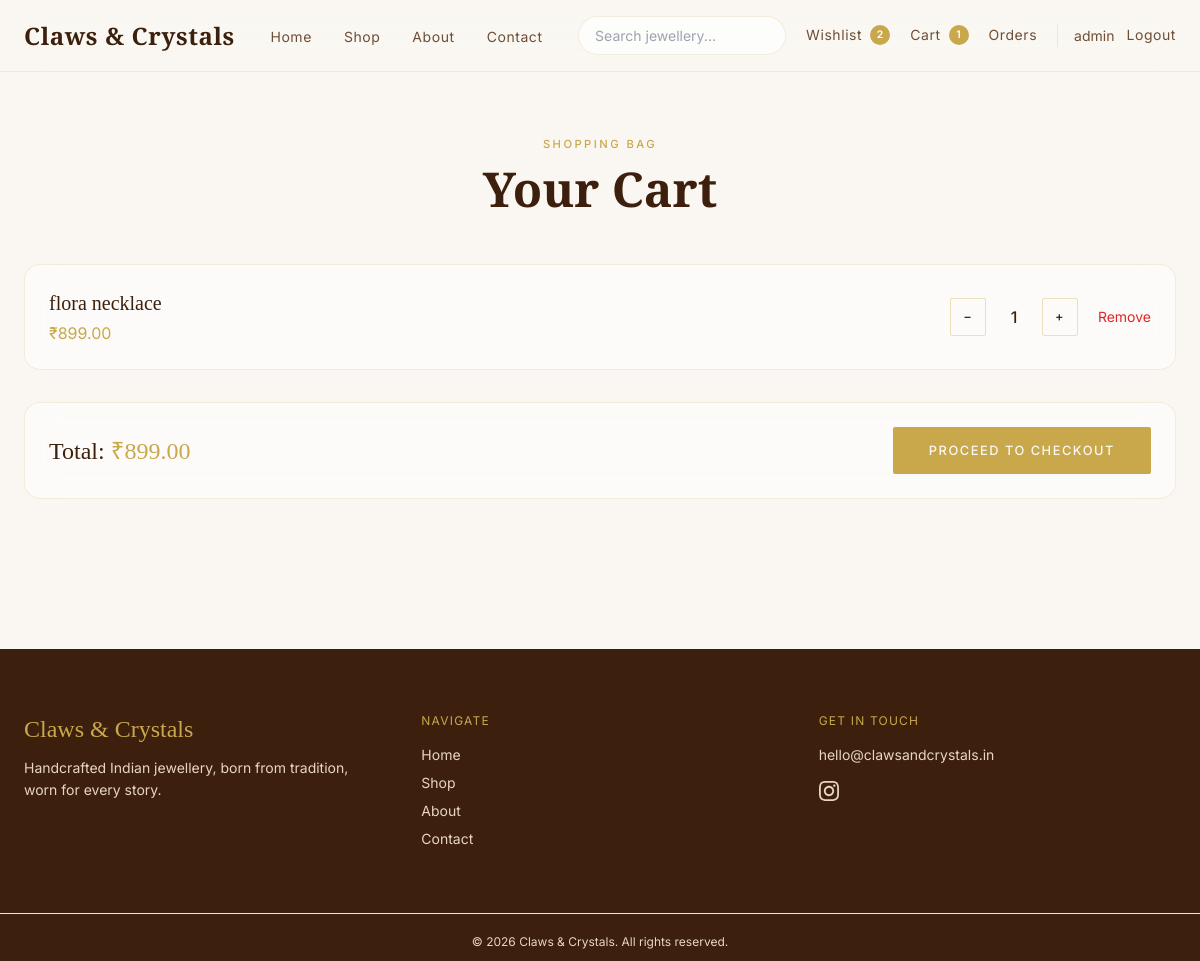
The page /cart/ (signed in) on the database as committed earlier.
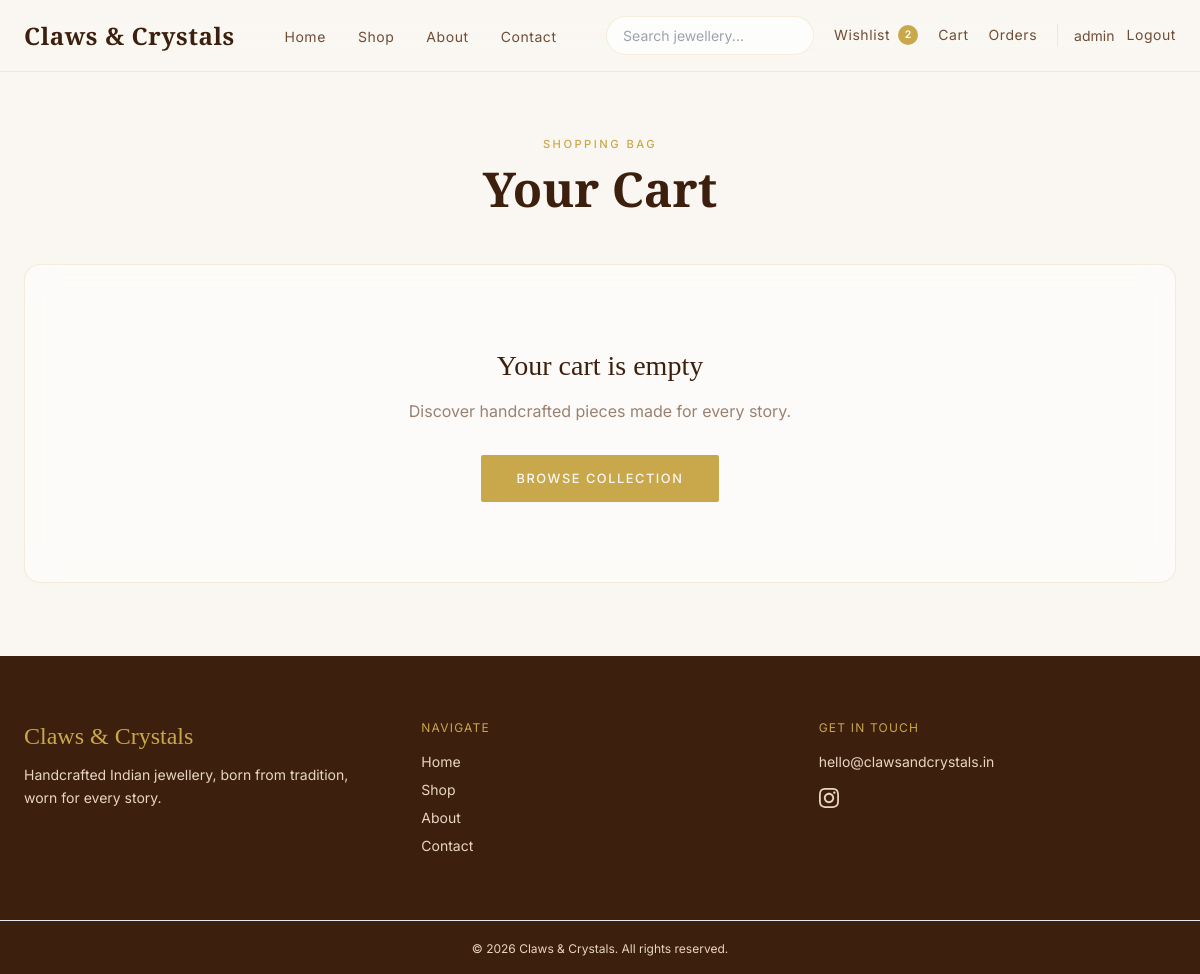
The same page on the database as committed later.
### cart/models.py (models this page shows, shortened)
class CartItem(models.Model):
    user = models.ForeignKey(
        settings.AUTH_USER_MODEL,
        on_delete=models.CASCADE,
        related_name="cart_items"
    )
    product = models.ForeignKey(
        Product,
        on_delete=models.CASCADE
    )
    quantity = models.PositiveIntegerField(
        default=1
    )
    created_at = models.DateTimeField(
        auto_now_add=True
    )
    class Meta:
        unique_together = (
            "user",
            "product",
        )
    @property
    def total_price(self):
        price = (
            self.product.discounted_price
            or self.product.price
        )
        return price * self.quantity

### products/models.py (models this page shows, shortened)
class Product(models.Model):
    STATUS_CHOICES = (
        ("draft", "Draft"),
        ("published", "Published"),
        ("out_of_stock", "Out of Stock"),
    )
    category = models.ForeignKey(
        Category,
        on_delete=models.CASCADE,
        related_name="products"
    )
    name = models.CharField(max_length=200)
    slug = models.SlugField(
        unique=True
    )
    sku = models.CharField(
        max_length=50,
        unique=True,
        blank=True,
        null=True
    )
    description = models.TextField()
    price = models.DecimalField(
        max_digits=10,
        decimal_places=2
    )
    discounted_price = models.DecimalField(
        max_digits=10,
        decimal_places=2,
        blank=True,
        null=True
    )
    stock = models.PositiveIntegerField(
        default=0
    )
    material = models.CharField(
        max_length=100,
        blank=True
    )
    weight = models.CharField(
        max_length=50,
        blank=True
    )
    featured = models.BooleanField(
        default=False
    )
    status = models.CharField(
        max_length=20,
        choices=STATUS_CHOICES,
        default="draft"
    )
    created_at = models.DateTimeField(
        auto_now_add=True
    )
    updated_at = models.DateTimeField(
        auto_now=True
    )
    tags = models.ManyToManyField(Tag, blank=True)
    seo_title = models.CharField(
    max_length=255,
    blank=True
    )
    seo_description = models.TextField(
        blank=True
    )

### cart/views.py (the view)
@login_required
def cart_view(request):
    cart_items = CartItem.objects.filter(
        user=request.user,
    ).select_related("product")
    stock_errors = validate_cart_stock(cart_items)
    total = sum(item.total_price for item in cart_items)
    return render(
        request,
        "cart/cart.html",
        {
            "cart_items": cart_items,
            "total": total,
            "stock_errors": stock_errors,
        },
    )

### cart/context_processors.py (called while the page is built)
def navbar_counts(request):
    cart_count = 0
    wishlist_count = 0
    if request.user.is_authenticated:
        cart_count = (
            CartItem.objects.filter(
                user=request.user
            ).aggregate(
                total=Sum("quantity")
            )["total"]
            or 0
        )
        wishlist_count = Wishlist.objects.filter(
            user=request.user
        ).count()
    return {
        "cart_count": cart_count,
        "wishlist_count": wishlist_count,
    }

### products/inventory.py (called while the page is built)
def available_stock(product):
    return product.stock

def validate_cart_stock(cart_items):
    errors = []
    for item in cart_items:
        product = item.product
        stock = available_stock(product)
        if stock == 0:
            errors.append(f"{product.name} is out of stock.")
        elif item.quantity > stock:
            errors.append(
                f"{product.name} only has {stock} in stock "
                f"(your cart has {item.quantity})."
            )
    return errors

### templates/cart/cart.html (shortened to what this page needs)
{% extends "base.html" %}
{% block content %}
<section class="page-section px-6 min-h-[60vh]">
    <div class="max-w-6xl mx-auto">
        <div class="section-header mb-12">
            <span class="section-eyebrow">Shopping Bag</span>
            <h1 class="section-title">Your Cart</h1>
        </div>
        {% if cart_items %}
        <div class="space-y-4">
            {% for item in cart_items %}
            <div class="glass-card p-5 md:p-6 flex flex-col sm:flex-row justify-between items-start sm:items-center gap-4">
                <div>
                    <h3 class="font-serif text-xl text-brown">{{ item.product.name }}</h3>
                    <p class="text-gold mt-1">₹{{ item.total_price }}</p>
                </div>
                <div class="flex items-center gap-3">
                    <a href="{% url 'decrease_quantity' item.id %}" class="btn-secondary !py-2 !px-3" aria-label="Decrease quantity">−</a>
                    <span class="min-w-[2rem] text-center font-medium">{{ item.quantity }}</span>
                    <a href="{% url 'increase_quantity' item.id %}" class="btn-secondary !py-2 !px-3" aria-label="Increase quantity">+</a>
                    <a href="{% url 'remove_from_cart' item.id %}" class="text-sm text-red-600 hover:underline ml-2">Remove</a>
                </div>
            </div>
            {% endfor %}
        </div>
        <div class="glass-card p-6 mt-8 flex flex-col sm:flex-row justify-between items-center gap-4">
            <h2 class="font-serif text-2xl text-brown">Total: <span class="text-gold">₹{{ total }}</span></h2>
            {% if stock_errors %}
            <span class="btn-primary is-disabled">Proceed To Checkout</span>
            {% else %}
            <a href="{% url 'checkout' %}" class="btn-primary">Proceed To Checkout</a>
            {% endif %}
        </div>
        {% else %}
        <div class="empty-state glass-card">
            <h3 class="empty-state__title">Your cart is empty</h3>
            <p class="empty-state__text">Discover handcrafted pieces made for every story.</p>
            <a href="{% url 'product_list' %}" class="btn-primary mt-8">Browse Collection</a>
        </div>
        {% endif %}
    </div>
</section>
{% endblock %}

### templates/base.html (shortened to what this page needs)
{% load static %}
<!DOCTYPE html>
<html lang="en">
<head>
    <link rel="stylesheet" href="{% static 'css/design-tokens.css' %}">
    <script src="https://cdn.tailwindcss.com"></script>
    <link rel="stylesheet" href="{% static 'css/style.css' %}">
</head>
<body class="bg-ivory text-brown font-sans antialiased min-h-screen flex flex-col">
    {% include 'partials/navbar.html' %}
    <main class="flex-1">
        {% block content %}{% endblock %}
    </main>
    {% include 'partials/footer.html' %}
</body>
</html>

### templates/partials/navbar.html (shortened to what this page needs)
<nav class="site-nav sticky top-0 z-50" id="site-nav">
    <div class="page-container py-4">
        <div class="flex items-center justify-between gap-4">
            <a href="/"
                class="font-serif text-2xl font-semibold tracking-wide text-brown hover:text-gold transition-colors shrink-0">
                Claws &amp; Crystals
            </a>
            <ul class="hidden lg:flex items-center gap-8">
                <li><a href="/" class="nav-link">Home</a></li>
                <li><a href="{% url 'product_list' %}" class="nav-link">Shop</a></li>
                <li><a href="{% url 'about' %}" class="nav-link">About</a></li>
                <li><a href="{% url 'contact' %}" class="nav-link">Contact</a></li>
            </ul>
            <div class="hidden lg:flex items-center gap-5">
                <form method="GET" action="{% url 'product_list' %}">
                    <input type="text" name="q" placeholder="Search jewellery..."
                        value="{{ request.GET.q }}" class="search-input">
                </form>
                <a href="{% url 'wishlist' %}" class="nav-link flex items-center gap-2">
                    Wishlist
                    {% if wishlist_count %}
                    <span class="badge-count">{{ wishlist_count }}</span>
                    {% endif %}
                </a>
                <a href="{% url 'cart' %}" class="nav-link flex items-center gap-2">
                    Cart
                    {% if cart_count %}
                    <span class="badge-count">{{ cart_count }}</span>
                    {% endif %}
                </a>
                <a href="{% url 'my_orders' %}" class="nav-link">Orders</a>
                {% if request.user.is_authenticated %}
                <div class="flex items-center gap-3 pl-4 border-l border-gold/20">
                    <a href="{% url 'profile' %}" class="text-sm text-brown-mid hover:text-gold transition-colors">
                        {{ request.user.username }}
                    </a>
                    <a href="{% url 'logout' %}" class="nav-link">Logout</a>
                </div>
                {% else %}
                <div class="flex items-center gap-3 pl-4 border-l border-gold/20">
                    <a href="{% url 'login' %}" class="nav-link">Login</a>
                    <a href="{% url 'register' %}" class="btn-primary !py-2 !px-5 !text-xs">Register</a>
                </div>
                {% endif %}
            </div>
        </div>
    </div>
</nav>

### templates/partials/footer.html (shortened to what this page needs)
<footer class="bg-brown text-blush mt-0">
    <div class="max-w-7xl mx-auto px-6 py-16 grid grid-cols-1 md:grid-cols-3 gap-10">
        <div>
            <p class="font-serif text-2xl text-gold mb-3">Claws &amp; Crystals</p>
            <p class="text-sm leading-relaxed text-blush/70">
                Handcrafted Indian jewellery, born from tradition,<br>
                worn for every story.
            </p>
        </div>
        <div>
            <p class="text-xs uppercase tracking-widest text-gold mb-4">Navigate</p>
            <ul class="space-y-2 text-sm text-blush/80">
                <li><a href="/" class="hover:text-gold transition-colors">Home</a></li>
                <li><a href="{% url 'product_list' %}" class="hover:text-gold transition-colors">Shop</a></li>
                <li><a href="/about/" class="hover:text-gold transition-colors">About</a></li>
                <li><a href="/contact/" class="hover:text-gold transition-colors">Contact</a></li>
            </ul>
        </div>
        <div>
            <p class="text-xs uppercase tracking-widest text-gold mb-4">Get in touch</p>
            <p class="text-sm text-blush/70">hello@clawsandcrystals.in</p>
            <div class="flex gap-4 mt-4">
                <a href="#" aria-label="Instagram" class="text-blush/60 hover:text-gold transition-colors">
                </a>
            </div>
        </div>
    </div>
    <div class="border-t border-blush/10 text-center py-5 text-xs text-blush/40">
        © 2026 Claws &amp; Crystals. All rights reserved.
    </div>
</footer>

### static/css/design-tokens.css (style rules this page uses)
:root { --cc-font-serif: "Cormorant Garamond", Georgia, serif; --cc-font-sans: "Inter", system-ui, sans-serif; --cc-ivory: #FAF7F2; --cc-cream: #F3ECE3; --cc-blush: #E8D5C4; --cc-accent: #C9A84C; --cc-accent-light: #E8D499; --cc-accent-hover: #3D1F0D; --cc-brown: #3D1F0D; --cc-brown-mid: #6F4E37; --cc-muted: #9A8070; --cc-white: #FFFFFF; --cc-bg: var(--cc-ivory); --cc-bg-subtle: var(--cc-cream); --cc-text: var(--cc-brown); --cc-text-secondary: var(--cc-brown-mid); --cc-text-muted: var(--cc-muted); --cc-text-on-accent: var(--cc-ivory); --cc-text-on-dark: var(--cc-blush); --cc-danger: #b91c1c; --cc-success: #15803d; --cc-warning: #b45309; --cc-surface: rgba(255, 255, 255, 0.55); --cc-surface-solid: rgba(255, 255, 255, 0.85); --cc-surface-dark: var(--cc-brown); --cc-border: rgba(201, 168, 76, 0.18); --cc-border-strong: rgba(201, 168, 76, 0.35); --cc-input-bg: rgba(250, 247, 242, 0.8); --cc-nav-bg: rgba(250, 247, 242, 0.88); --cc-radius-sm: 0.5rem; --cc-radius-md: 1rem; --cc-radius-pill: 9999px; --cc-shadow-soft: 0 8px 40px rgba(61, 31, 13, 0.08); --cc-shadow-focus: 0 0 0 3px rgba(201, 168, 76, 0.15); --cc-blur: 16px; --cc-transition: 0.25s ease; --cc-space-page: 1.5rem; --cc-space-section: 4rem; --cc-container: 80rem; }

### static/css/style.css (style rules this page uses)
.page-container { max-width: var(--cc-container); margin-inline: auto; padding-inline: var(--cc-space-page); }
.page-section { padding-block: var(--cc-space-section); }
.nav-link { font-family: var(--cc-font-sans); font-size: 0.875rem; font-weight: 400; letter-spacing: 0.04em; color: var(--cc-text-secondary); text-decoration: none; position: relative; padding-bottom: 2px; transition: color var(--cc-transition); }
.nav-link::after { content: ""; position: absolute; bottom: 0; left: 0; width: 0; height: 1px; background: var(--cc-accent); transition: width 0.3s ease; }
.site-nav { background: var(--cc-nav-bg); backdrop-filter: blur(20px); -webkit-backdrop-filter: blur(20px); border-bottom: 1px solid var(--cc-border); }
.badge-count { display: inline-flex; align-items: center; justify-content: center; min-width: 1.25rem; height: 1.25rem; padding: 0 0.35rem; border-radius: var(--cc-radius-pill); background: var(--cc-accent); color: var(--cc-white); font-size: 0.65rem; font-weight: 600; }
.glass-card { background: var(--cc-surface); backdrop-filter: blur(var(--cc-blur)); -webkit-backdrop-filter: blur(var(--cc-blur)); border: 1px solid var(--cc-border); border-radius: var(--cc-radius-md); transition: box-shadow 0.3s ease, transform 0.3s ease, border-color var(--cc-transition); }
.btn-primary { display: inline-flex; align-items: center; justify-content: center; gap: 0.5rem; background: var(--cc-accent); color: var(--cc-text-on-accent); padding: 0.875rem 2.25rem; font-family: var(--cc-font-sans); font-size: 0.8rem; font-weight: 500; letter-spacing: 0.12em; text-transform: uppercase; text-decoration: none; border: none; border-radius: 2px; cursor: pointer; transition: background var(--cc-transition), transform 0.2s ease, opacity var(--cc-transition); }
.section-eyebrow { display: block; font-family: var(--cc-font-sans); font-size: 0.7rem; font-weight: 500; letter-spacing: 0.22em; text-transform: uppercase; color: var(--cc-accent); margin-bottom: 0.5rem; }
.section-header { text-align: center; }
.section-title { font-family: var(--cc-font-serif); font-size: clamp(2rem, 4vw, 3rem); font-weight: 600; color: var(--cc-text); line-height: 1.15; }
.search-input { width: 100%; max-width: 13rem; padding: 0.5rem 1rem; border-radius: var(--cc-radius-pill); border: 1px solid var(--cc-border); background: rgba(255, 255, 255, 0.7); font-size: 0.875rem; font-family: var(--cc-font-sans); color: var(--cc-text); outline: none; transition: border-color var(--cc-transition), box-shadow var(--cc-transition); }
.empty-state { text-align: center; padding: 5rem 1.5rem; }
.empty-state__title { font-family: var(--cc-font-serif); font-size: 1.75rem; color: var(--cc-text); }
.empty-state__text { color: var(--cc-text-muted); margin-top: 0.75rem; }

Rows that differ between the two databases and show on the page:
removed CartItem: product.name "flora necklace", total_price "899.00", quantity "1"
Other text that changed with them:
{{ cart_count }}: "1" → (not shown)
{{ total }}: "899.00" → (not shown)
text no longer shown: "Total: ₹ PROCEED TO CHECKOUT"
text now shown: "Your cart is empty Discover handcrafted pieces made for every story. BROWSE COLLECTION"
